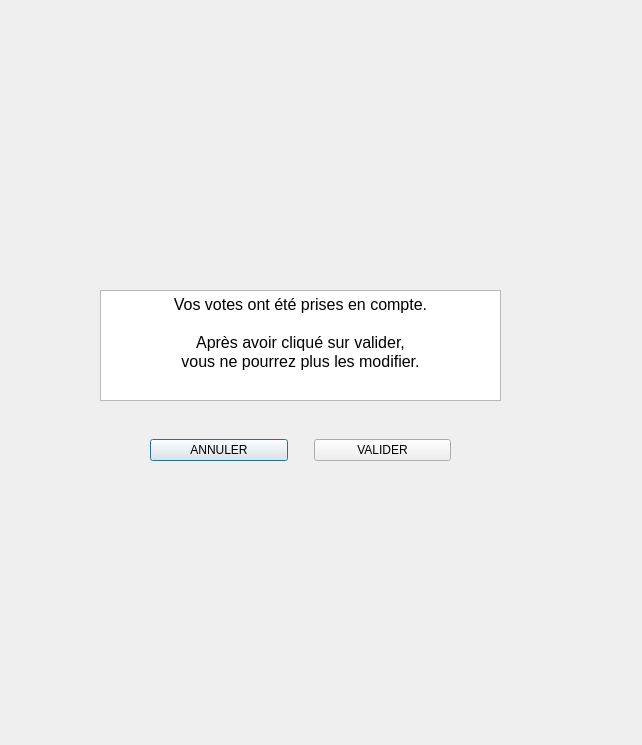
<?xml version="1.0" encoding="UTF-8"?>
<ui version="4.0">
 <class>Dialog</class>
 <widget class="QDialog" name="Dialog">
  <property name="geometry">
   <rect>
    <x>0</x>
    <y>0</y>
    <width>642</width>
    <height>745</height>
   </rect>
  </property>
  <property name="windowTitle">
   <string>Dialog</string>
  </property>
  <widget class="QWidget" name="widget" native="true">
   <property name="geometry">
    <rect>
     <x>0</x>
     <y>0</y>
     <width>640</width>
     <height>748</height>
    </rect>
   </property>
   <widget class="QTextEdit" name="textEdit">
    <property name="geometry">
     <rect>
      <x>100</x>
      <y>290</y>
      <width>401</width>
      <height>111</height>
     </rect>
    </property>
    <property name="html">
     <string>&lt;!DOCTYPE HTML PUBLIC &quot;-//W3C//DTD HTML 4.0//EN&quot; &quot;http://www.w3.org/TR/REC-html40/strict.dtd&quot;&gt;
&lt;html&gt;&lt;head&gt;&lt;meta name=&quot;qrichtext&quot; content=&quot;1&quot; /&gt;&lt;style type=&quot;text/css&quot;&gt;
p, li { white-space: pre-wrap; }
&lt;/style&gt;&lt;/head&gt;&lt;body style=&quot; font-family:'MS Shell Dlg 2'; font-size:7.8pt; font-weight:400; font-style:normal;&quot;&gt;
&lt;p align=&quot;center&quot; style=&quot; margin-top:0px; margin-bottom:0px; margin-left:0px; margin-right:0px; -qt-block-indent:0; text-indent:0px;&quot;&gt;&lt;span style=&quot; font-size:12pt;&quot;&gt;Vos votes ont été prises en compte.&lt;/span&gt;&lt;/p&gt;
&lt;p align=&quot;center&quot; style=&quot;-qt-paragraph-type:empty; margin-top:0px; margin-bottom:0px; margin-left:0px; margin-right:0px; -qt-block-indent:0; text-indent:0px; font-size:12pt;&quot;&gt;&lt;br /&gt;&lt;/p&gt;
&lt;p align=&quot;center&quot; style=&quot; margin-top:0px; margin-bottom:0px; margin-left:0px; margin-right:0px; -qt-block-indent:0; text-indent:0px;&quot;&gt;&lt;span style=&quot; font-size:12pt;&quot;&gt;Après avoir cliqué sur valider,&lt;/span&gt;&lt;/p&gt;
&lt;p align=&quot;center&quot; style=&quot; margin-top:0px; margin-bottom:0px; margin-left:0px; margin-right:0px; -qt-block-indent:0; text-indent:0px;&quot;&gt;&lt;span style=&quot; font-size:12pt;&quot;&gt;vous ne pourrez plus les modifier.&lt;/span&gt;&lt;/p&gt;&lt;/body&gt;&lt;/html&gt;</string>
    </property>
   </widget>
   <widget class="QWidget" name="horizontalLayoutWidget">
    <property name="geometry">
     <rect>
      <x>150</x>
      <y>430</y>
      <width>301</width>
      <height>41</height>
     </rect>
    </property>
    <layout class="QHBoxLayout" name="horizontalLayout">
     <item>
      <widget class="QPushButton" name="buttonBack">
       <property name="text">
        <string>ANNULER</string>
       </property>
      </widget>
     </item>
     <item>
      <spacer name="verticalSpacer">
       <property name="orientation">
        <enum>Qt::Vertical</enum>
       </property>
       <property name="sizeHint" stdset="0">
        <size>
         <width>20</width>
         <height>40</height>
        </size>
       </property>
      </spacer>
     </item>
     <item>
      <widget class="QPushButton" name="buttonSubmit">
       <property name="text">
        <string>VALIDER</string>
       </property>
      </widget>
     </item>
    </layout>
   </widget>
  </widget>
 </widget>
 <resources/>
 <connections/>
</ui>
